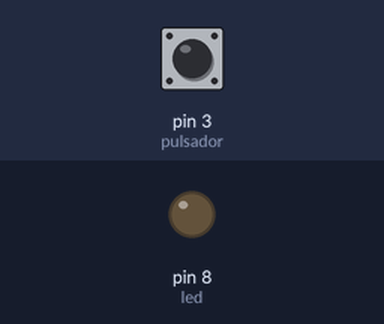
A sketch run on a simulated Arduino Uno, built with avr-gcc and run on an emulated ATmega328P. Parts: output pins drawn as LEDs (lit = HIGH). Dashed ring = blinking. Inputs (shaded band) come from the test bench; at power-on: pin 3 (pulsador) HIGH.

Above: at 1.2 s.
1.3 s: pin 3 (pulsador) pulsed LOW 5 times (0.12 s each, 0.3 s apart)
At 1.75 s:
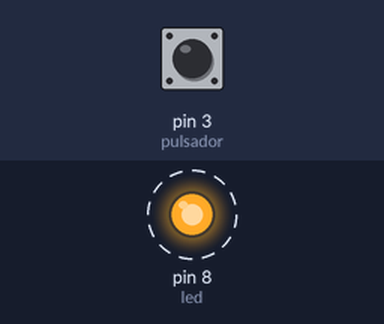
4.3 s: pin 3 (pulsador) pulled LOW for 0.15 s
At 4.6 s:
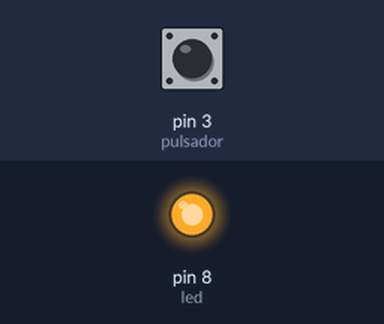
5.9 s: pin 3 (pulsador) pulled LOW for 1 s
At 7.0 s:
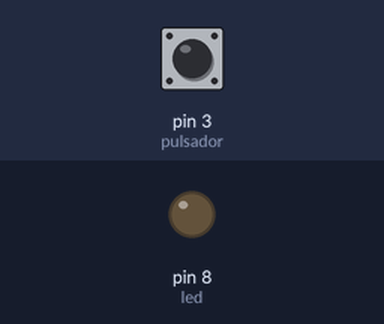
Timing chart, 0 to 8.9 s (numbered marks = the images above; inputs shaded):
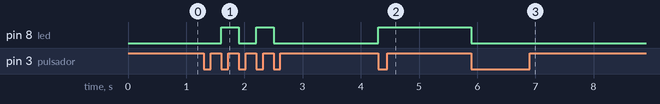

The sketch:

6_-_Pulsador_y_liberar_enciende_LED.ino
```cpp
// Guía 2 - Puertos de entrada y salida
// 6 - Pulsador_y_liberar_enciende_LED
// Con el mismo conexionado del ejercicio anterior, realice un programa que al pulsar (y liberar) encienda el LED y al volver a pulsar (y liberar), lo apague.


// Pines
#define led 8
#define pulsador 3

// Variables globales
int estadoAnterior = -1;
int estadoLed = HIGH;


void setup() {
  pinMode(led, OUTPUT);
  pinMode(pulsador, INPUT_PULLUP);
}

void loop() {
  int estadoActual = digitalRead(pulsador);

  if(estadoActual == LOW && estadoAnterior == HIGH){
    if(estadoLed == LOW){
      digitalWrite(led, HIGH);
      estadoLed = HIGH;
    }
    else{
      digitalWrite(led, LOW);
      estadoLed = LOW;
    }
    delay(200);
  }
  estadoAnterior = estadoActual;
}
```

Measured:
- after the input at 1.3 s, pin 8 (led): alternates HIGH for 0.30 s and LOW for 0.30 s, 4 changes in all, then stays LOW, starting after 0.30 s
- after the input at 4.3 s, pin 8 (led): LOW → HIGH at once
- after the input at 5.9 s, pin 8 (led): HIGH → LOW at once
